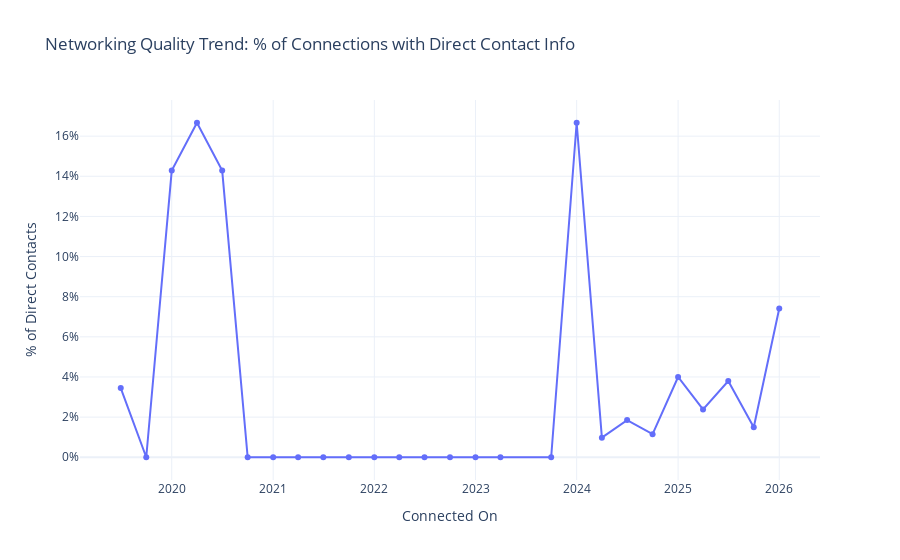

The notebook cell this image was saved under:
### Code cell
# 1. Create a binary column: 1 if Email exists, 0 if Private
df_conn['Is_Direct'] = df_conn['Email Address'].apply(lambda x: 0 if x == 'Private_Profile' else 1)

# 2. Group by Quarter to see the trend
direct_trend = df_conn.groupby(df_conn['Connected On'].dt.to_period('Q'))['Is_Direct'].mean().reset_index()
direct_trend['Connected On'] = direct_trend['Connected On'].dt.to_timestamp()

# 3. Plot the "Directness" Ratio
fig_ratio = px.line(direct_trend, x='Connected On', y='Is_Direct',
              title="Networking Quality Trend: % of Connections with Direct Contact Info",
              labels={'Is_Direct': '% of Direct Contacts'},
              markers=True, template="plotly_white")

# Format y-axis as percentage
fig_ratio.update_layout(yaxis_tickformat='.0%')
fig_ratio.show()

### Figure 1 — Plotly figure (JSON) as saved in the notebook; plotly's stock layout.template omitted (floating-point values rounded to 4 significant figures)
{"data": [{"hovertemplate": "Connected On=%{x}<br>% of Direct Contacts=%{y}<extra></extra>", "legendgroup": "", "line": {"color": "#636efa", "dash": "solid"}, "marker": {"symbol": "circle"}, "mode": "lines+markers", "name": "", "orientation": "v", "showlegend": false, "type": "scatter", "x": ["2019-07-01T00:00:00.000000000", "2019-10-01T00:00:00.000000000", "2020-01-01T00:00:00.000000000", "2020-04-01T00:00:00.000000000", "2020-07-01T00:00:00.000000000", "2020-10-01T00:00:00.000000000", "2021-01-01T00:00:00.000000000", "2021-04-01T00:00:00.000000000", "2021-07-01T00:00:00.000000000", "2021-10-01T00:00:00.000000000", "2022-01-01T00:00:00.000000000", "2022-04-01T00:00:00.000000000", "2022-07-01T00:00:00.000000000", "2022-10-01T00:00:00.000000000", "2023-01-01T00:00:00.000000000", "2023-04-01T00:00:00.000000000", "2023-10-01T00:00:00.000000000", "2024-01-01T00:00:00.000000000", "2024-04-01T00:00:00.000000000", "2024-07-01T00:00:00.000000000", "2024-10-01T00:00:00.000000000", "2025-01-01T00:00:00.000000000", "2025-04-01T00:00:00.000000000", "2025-07-01T00:00:00.000000000", "2025-10-01T00:00:00.000000000", "2026-01-01T00:00:00.000000000"], "xaxis": "x", "y": [0.03448, 0.0, 0.1429, 0.1667, 0.1429, 0.0, 0.0, 0.0, 0.0, 0.0, 0.0, 0.0, 0.0, 0.0, 0.0, 0.0, 0.0, 0.1667, 0.009756, 0.01852, 0.01149, 0.04, 0.02381, 0.03797, 0.01493, 0.07407], "yaxis": "y"}], "layout": {"legend": {"tracegroupgap": 0}, "title": {"text": "Networking Quality Trend: % of Connections with Direct Contact Info"}, "xaxis": {"anchor": "y", "domain": [0, 1], "title": {"text": "Connected On"}}, "yaxis": {"anchor": "x", "domain": [0, 1], "tickformat": ".0%", "title": {"text": "% of Direct Contacts"}}}}
